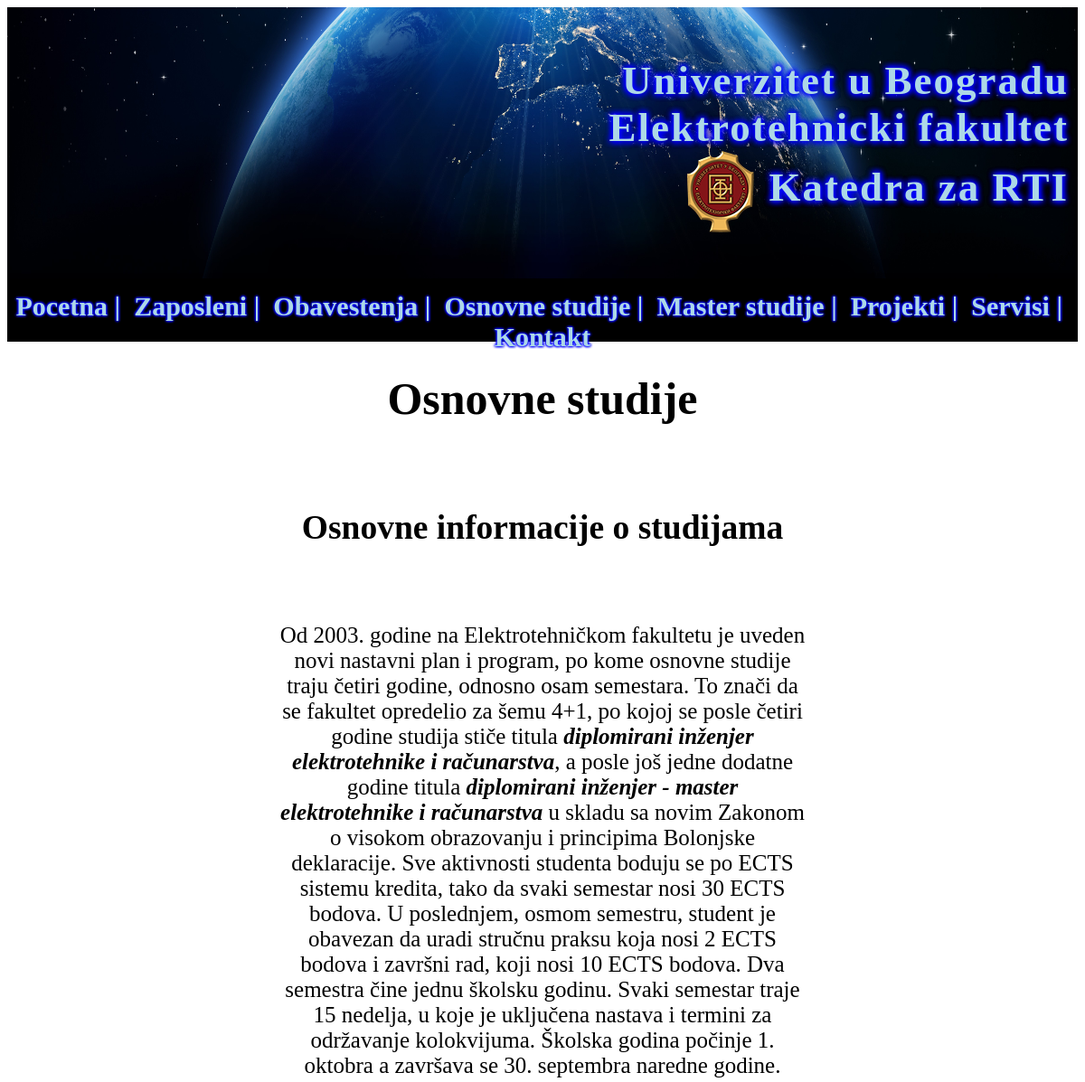
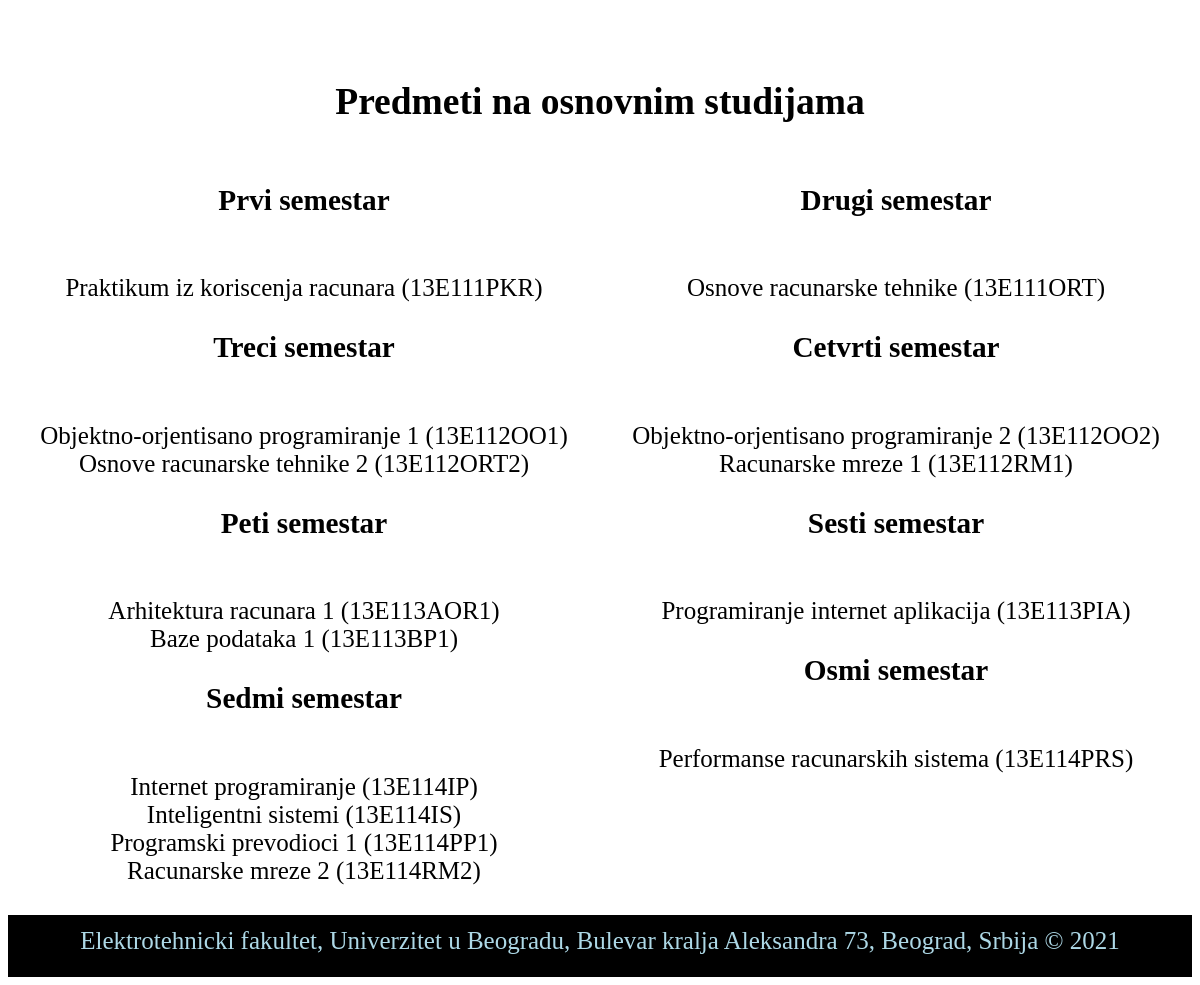
The page /osnovnestudije.php on the database its author committed (2 pictures, top to bottom).
### tables this page shows
CREATE TABLE IF NOT EXISTS `predmet` (
  `sifra` varchar(15) NOT NULL,
  `naziv` varchar(50) NOT NULL,
  `fond` varchar(10) NOT NULL,
  `espb` int(11) NOT NULL,
  `cilj_predmeta` varchar(350) NOT NULL,
  `ishod_predmeta` varchar(350) NOT NULL,
  `komentar` varchar(250) NOT NULL,
  `aktivan` tinyint(4) NOT NULL COMMENT '1-Aktivan 0-Neaktivan',
  `tip_predmeta` varchar(15) NOT NULL,
  PRIMARY KEY (`sifra`),
  KEY `tip` (`tip_predmeta`)
);

### osnovnestudije.php (the view, shortened to what this page needs)
<!DOCTYPE html>
<html>
    <head>
        <link rel="stylesheet" type="text/css" href="stilovi.css"/>
    </head>
    <body>
        <?php
        require('divheader.php');
        ?>
        <?php
        require('divmenu.php');
        ?>
        <div id="sadrzaj">
            <h1><b>Osnovne studije</b></h1>
            <br/>
            <h2>Osnovne informacije o studijama</h2>
            <br/>
            <p style="margin-left: 300px;margin-right: 300px;">
                Od 2003. godine na Elektrotehničkom fakultetu je uveden novi nastavni plan i program,
                po kome osnovne studije traju četiri godine, odnosno osam semestara. To znači da se fakultet
                opredelio za šemu 4+1, po kojoj se posle četiri godine studija stiče titula <b><i>diplomirani inženjer
                elektrotehnike i računarstva</i></b>, a posle još jedne dodatne godine titula <b><i>diplomirani inženjer - master
                elektrotehnike i računarstva</i></b> u skladu sa novim Zakonom o visokom obrazovanju i principima Bolonjske
                deklaracije. Sve aktivnosti studenta boduju se po ECTS sistemu kredita, tako da svaki semestar nosi
                30 ECTS bodova. U poslednjem, osmom semestru, student je obavezan da uradi stručnu praksu koja nosi
                2 ECTS bodova i završni rad, koji nosi 10 ECTS bodova. Dva semestra čine jednu školsku godinu. Svaki
                semestar traje 15 nedelja, u koje je uključena nastava i termini za održavanje kolokvijuma. Školska godina
                počinje 1. oktobra a završava se 30. septembra naredne godine.
            </p>
            <br/>
            <b><h2>Predmeti na osnovnim studijama</h2></b>
            <div id="divlevo">
            <?php
            require('konekcija.php');
            $niz=['prvi','treci','peti','sedmi'];
            $niz1=['Prvi semestar','Treci semestar','Peti semestar','Sedmi semestar'];
            for($i=0;$i<sizeof($niz);$i++){
                echo"<h3><b>".$niz1[$i]."</h3></b><br/>";
                $result= mysqli_query($con, "select DISTINCT sifra,naziv from predmet join nastavni_plan on predmet.sifra=nastavni_plan.sifra_predmet where nastavni_plan.semestar='".$niz[$i]."'");
                if(mysqli_num_rows($result)>0){
                    while($row= mysqli_fetch_assoc($result)){
                        if(empty($_SESSION['tip_korisnika'])){
                            echo $row['naziv']." (".$row['sifra'].")<br/>";
                        }elseif($_SESSION['tip_korisnika']=='A' || $_SESSION['tip_korisnika']=='Z'){
                            ?><a href="predmet.php?sifra=<?php echo $row['sifra']?>"><?php echo $row['naziv']." (".$row['sifra'].")<br/>"; ?></a><?php
                        }
                    }
                    }else{
                    echo"Nema predmeta u ovom semestru.<br/>";
                }
            }
            ?>
            </div>
            <div id="divdesno">
            <?php
            require('konekcija.php');
            $niz=['drugi','cetvrti','sesti','osmi'];
            $niz1=['Drugi semestar','Cetvrti semestar','Sesti semestar','Osmi semestar'];
            for($i=0;$i<sizeof($niz);$i++){
                echo"<h3><b>".$niz1[$i]."</h3></b><br/>";
                $result= mysqli_query($con, "select DISTINCT sifra,naziv from predmet join nastavni_plan on predmet.sifra=nastavni_plan.sifra_predmet where nastavni_plan.semestar='".$niz[$i]."'");
                if(mysqli_num_rows($result)>0){
                    while($row= mysqli_fetch_assoc($result)){
                        if(empty($_SESSION['tip_korisnika'])){
                            echo $row['naziv']." (".$row['sifra'].")<br/>";
                        }elseif($_SESSION['tip_korisnika']=='A' || $_SESSION['tip_korisnika']=='Z'){
                            ?><a href="predmet.php?sifra=<?php echo $row['sifra']?>"><?php echo $row['naziv']." (".$row['sifra'].")<br/>"; ?></a><?php
                        }
                    }
                    }else{
                    echo"Nema predmeta u ovom semestru.<br/>";
                }
            }
            ?>
            </div>
        </div>
        <?php
        require('divfooter.php');
        ?>
    </body>
</html>

### divheader.php
<div id="header">
    <p>
        Univerzitet u Beogradu<br/>
        Elektrotehnicki fakultet<br/>
        <img src="Slike\logo.png">
        Katedra za RTI<br/>
    </p>
</div>

### divmenu.php
<div id="menu">
    <p>
        <?php
        if(empty($_SESSION['tip_korisnika'])){
            ?><a href="index.php" target="">Pocetna</a>&nbsp;|&nbsp;<?php
        }elseif($_SESSION['tip_korisnika']=='Z'){
            ?><a href="nastavnik.php" target="">Pocetna</a>&nbsp;|&nbsp;<?php
        }elseif($_SESSION['tip_korisnika']=='A'){
            ?><a href="administrator.php" target="">Pocetna</a>&nbsp;|&nbsp;<?php
        }else{
            ?><a href="student.php" target="">Pocetna</a>&nbsp;|&nbsp;<?php
        }
        ?>
        <a href="zaposleni.php" target="">Zaposleni</a>&nbsp;|&nbsp;
        <a href="obavestenja.php" target="">Obavestenja</a>&nbsp;|&nbsp;
        <a href="osnovnestudije.php" target="">Osnovne studije</a>&nbsp;|&nbsp;
        <a href="masterstudije.php" target="">Master studije</a>&nbsp;|&nbsp;
        <a href="projekti.php" target="">Projekti</a>&nbsp;|&nbsp;
        <a href="servisi.php" target="">Servisi</a>&nbsp;|&nbsp;
        <a href="kontakt.php" target="">Kontakt</a>
    </p>
</div>

### konekcija.php (shortened to what this page needs)
<!DOCTYPE html>
<html>
    <head>
    </head>
    <body>
    </body>
</html>

### divfooter.php
<div id="footer">
    Elektrotehnicki fakultet, Univerzitet u Beogradu, Bulevar kralja Aleksandra 73, Beograd, Srbija © 2021
</div>

### stilovi.css (style rules this page uses)
#header { height:300px; background-image: url(Slike/zemlja2.png); background-repeat: no-repeat; background-size: 100% 100%; }
#header p { text-align: right; float:right; font-weight: bold; color: lightblue; text-shadow:0 0 7px blue,0 0 7px blue,0 0 7px blue,0 0 7px blue; padding-right: 10px; padding-top: 10px; font-size: 45px; font-family: fantasy; letter-spacing: 2px; }
#header img { vertical-align: middle; }
#menu { height:70px; weight:100%; background-color: black; margin-top: 0; margin-bottom: 0; }
#menu p { text-align: center; color:lightblue; padding-top:14px; text-shadow:0 0 3px blue,0 0 3px blue,0 0 3px blue,0 0 3px blue; font-size: 30px; font-weight: bold; margin-top: 0; margin-bottom: 0; }
#sadrzaj { height:1700px; margin-top: 0; padding-top: 0; font-family: serif; font-size: 25px; text-align: center; }
#footer { height:50px; background-color: black; text-align: center; color:lightblue; padding-top: 12px; font-size: 25px; }
#menu a:link { text-decoration: none; color:lightblue; }
#divlevo { width:50%; float:left; }
#divdesno { width:50%; float:left; }

### rows shown on the page
predmet: naziv "Praktikum iz koriscenja racunara", sifra "13E111PKR"
predmet: naziv "Objektno-orjentisano programiranje 1", sifra "13E112OO1"
predmet: naziv "Osnove racunarske tehnike 2", sifra "13E112ORT2"
predmet: naziv "Arhitektura racunara 1", sifra "13E113AOR1"
predmet: naziv "Baze podataka 1", sifra "13E113BP1"
predmet: naziv "Internet programiranje", sifra "13E114IP"
predmet: naziv "Inteligentni sistemi", sifra "13E114IS"
predmet: naziv "Programski prevodioci 1", sifra "13E114PP1"
predmet: naziv "Racunarske mreze 2", sifra "13E114RM2"
predmet: naziv "Osnove racunarske tehnike", sifra "13E111ORT"
predmet: naziv "Objektno-orjentisano programiranje 2", sifra "13E112OO2"
predmet: naziv "Racunarske mreze 1", sifra "13E112RM1"
predmet: naziv "Programiranje internet aplikacija", sifra "13E113PIA"
predmet: naziv "Performanse racunarskih sistema", sifra "13E114PRS"

### other values the page prints
$niz1[$i] "Prvi semestar"
$niz1[$i] "Treci semestar"
$niz1[$i] "Peti semestar"
$niz1[$i] "Sedmi semestar"
$niz1[$i] "Drugi semestar"
$niz1[$i] "Cetvrti semestar"
$niz1[$i] "Sesti semestar"
$niz1[$i] "Osmi semestar"
